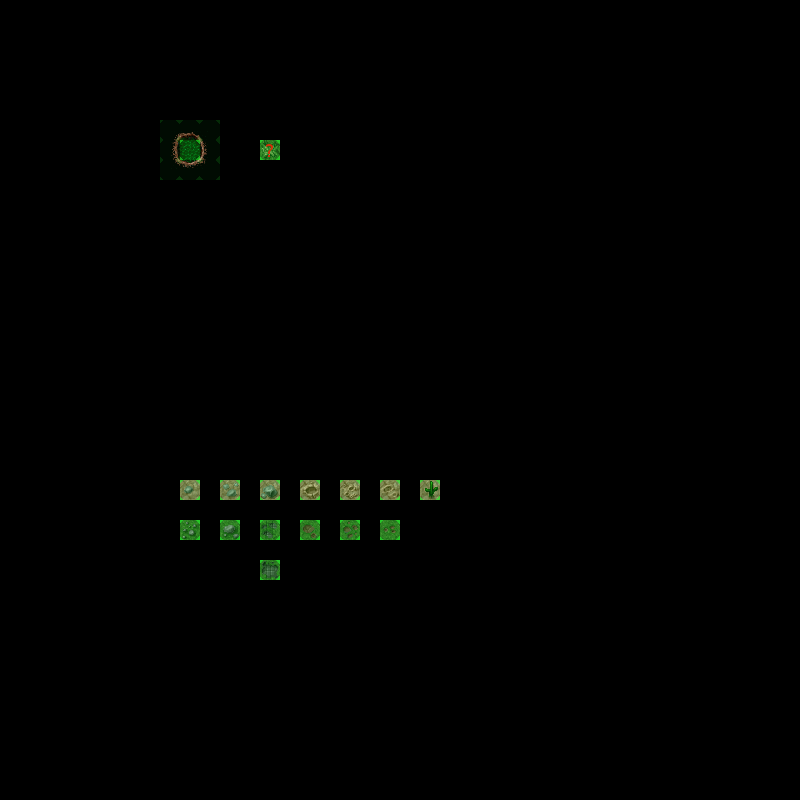

Tiled map render using the project's own tile images. Description and the map definition, with tile-layer contents summarised, below:
An orthogonal 40x40 tile map with 20x20 px tiles, 5 tile layers (output_Items, output_Ground, input_set, regions_output, ...), 29 tilesets.

<map version="1.0" orientation="orthogonal" renderorder="right-down" width="40" height="40" tilewidth="20" tileheight="20" nextobjectid="1">
 <tileset firstgid="1" name="Mountain" tilewidth="20" tileheight="20" tilecount="35" columns="7">
  <image source="../terrain/bitmaps/mountain.png" trans="008a76" width="140" height="100" />
  <tile id="7">
   <properties>
    <property name="small-rock" value="" />
   </properties>
  </tile>
  <tile id="8">
   <properties>
    <property name="small-rock" value="" />
   </properties>
  </tile>
  <tile id="9">
   <properties>
    <property name="small-rock" value="" />
   </properties>
  </tile>
  <tile id="21">
   <properties>
    <property name="large-rock" value="" />
   </properties>
  </tile>
  <tile id="22">
   <properties>
    <property name="large-rock" value="" />
   </properties>
  </tile>
  <tile id="28">
   <properties>
    <property name="large-rock" value="" />
   </properties>
  </tile>
  <tile id="29">
   <properties>
    <property name="large-rock" value="" />
   </properties>
  </tile>
 </tileset>
 <tileset firstgid="36" name="Snow" tilewidth="20" tileheight="20" tilecount="80" columns="8">
  <image source="../terrain/bitmaps/snow.png" trans="008a76" width="160" height="200" />
  <tile id="14">
   <properties>
    <property name="tree" value="" />
   </properties>
  </tile>
  <tile id="15">
   <properties>
    <property name="tree" value="" />
   </properties>
  </tile>
  <tile id="55">
   <properties>
    <property name="tree" value="" />
   </properties>
  </tile>
  <tile id="79">
   <properties>
    <property name="tree" value="" />
   </properties>
  </tile>
 </tileset>
 <tileset firstgid="116" name="Ice" tilewidth="20" tileheight="20" tilecount="10" columns="5">
  <image source="../terrain/bitmaps/ice.png" trans="008a76" width="100" height="40" />
  <tile id="9">
   <properties>
    <property name="water" value="" />
   </properties>
  </tile>
 </tileset>
 <tileset firstgid="126" source="../terrain/Long Grass.tsx" />
 <tileset firstgid="176" source="../terrain/Dirt.tsx" />
 <tileset firstgid="186" name="Shallow Water" tilewidth="20" tileheight="20" tilecount="6" columns="3">
  <image source="../terrain/bitmaps/shallowwater.png" trans="008a76" width="60" height="40" />
  <tile id="0">
   <properties>
    <property name="water" value="" />
   </properties>
  </tile>
 </tileset>
 <tileset firstgid="192" name="Water" tilewidth="20" tileheight="20" tilecount="1" columns="1">
  <image source="../terrain/bitmaps/water.png" trans="008a76" width="20" height="20" />
  <tile id="0">
   <properties>
    <property name="water" value="" />
   </properties>
  </tile>
 </tileset>
 <tileset firstgid="193" name="Deep Water" tilewidth="20" tileheight="20" tilecount="1" columns="1">
  <image source="../terrain/bitmaps/deepwater.png" trans="008a76" width="20" height="20" />
  <tile id="0">
   <properties>
    <property name="water" value="" />
   </properties>
  </tile>
 </tileset>
 <tileset firstgid="194" source="../ridges/Mountain Mountain - Hill.tsx" />
 <tileset firstgid="215" source="../ridges/Mountain Snow - Flat.tsx" />
 <tileset firstgid="236" source="../ridges/Snow Ice - Ridge.tsx" />
 <tileset firstgid="257" name="Ice ShallowWater - Ridge" tilewidth="20" tileheight="20" tilecount="21" columns="3">
  <image source="../ridges/bitmaps/ice2shallowwater_ridge.png" trans="008a76" width="60" height="140" />
  <tile id="0">
   <properties>
    <property name="cliff" value="" />
   </properties>
  </tile>
  <tile id="1">
   <properties>
    <property name="cliff" value="" />
   </properties>
  </tile>
  <tile id="2">
   <properties>
    <property name="cliff" value="" />
   </properties>
  </tile>
  <tile id="3">
   <properties>
    <property name="cliff" value="" />
   </properties>
  </tile>
  <tile id="5">
   <properties>
    <property name="cliff" value="" />
   </properties>
  </tile>
  <tile id="6">
   <properties>
    <property name="cliff" value="" />
   </properties>
  </tile>
  <tile id="7">
   <properties>
    <property name="cliff" value="" />
   </properties>
  </tile>
  <tile id="8">
   <properties>
    <property name="cliff" value="" />
   </properties>
  </tile>
  <tile id="12">
   <properties>
    <property name="cliff" value="" />
   </properties>
  </tile>
  <tile id="14">
   <properties>
    <property name="cliff" value="" />
   </properties>
  </tile>
  <tile id="18">
   <properties>
    <property name="cliff" value="" />
   </properties>
  </tile>
  <tile id="20">
   <properties>
    <property name="cliff" value="" />
   </properties>
  </tile>
 </tileset>
 <tileset firstgid="278" name="ShallowWater Water - Flat" tilewidth="20" tileheight="20" tilecount="21" columns="3">
  <image source="../ridges/bitmaps/shallowwater2water_flat.png" trans="008a76" width="60" height="140" />
  <tile id="0">
   <properties>
    <property name="water" value="" />
   </properties>
  </tile>
  <tile id="1">
   <properties>
    <property name="water" value="" />
   </properties>
  </tile>
  <tile id="2">
   <properties>
    <property name="water" value="" />
   </properties>
  </tile>
  <tile id="3">
   <properties>
    <property name="water" value="" />
   </properties>
  </tile>
  <tile id="5">
   <properties>
    <property name="water" value="" />
   </properties>
  </tile>
  <tile id="6">
   <properties>
    <property name="water" value="" />
   </properties>
  </tile>
  <tile id="7">
   <properties>
    <property name="water" value="" />
   </properties>
  </tile>
  <tile id="8">
   <properties>
    <property name="water" value="" />
   </properties>
  </tile>
  <tile id="12">
   <properties>
    <property name="water" value="" />
   </properties>
  </tile>
  <tile id="14">
   <properties>
    <property name="water" value="" />
   </properties>
  </tile>
  <tile id="18">
   <properties>
    <property name="water" value="" />
   </properties>
  </tile>
  <tile id="20">
   <properties>
    <property name="water" value="" />
   </properties>
  </tile>
 </tileset>
 <tileset firstgid="299" source="../ridges/Water DeepWater - Flat.tsx" />
 <tileset firstgid="320" source="../ridges/LongGrass ShallowWater - Ridge.tsx" />
 <tileset firstgid="350" source="../ridges/LongGrass Dirt - Flat.tsx" />
 <tileset firstgid="371" name="misc" tilewidth="20" tileheight="20" tilecount="18" columns="3">
  <image source="../bitmaps/misc.png" width="79" height="120" />
  <tile id="4">
   <properties>
    <property name="res_pool" value="" />
   </properties>
  </tile>
 </tileset>
 <tileset firstgid="389" name="Ice Ice - Flat" tilewidth="20" tileheight="20" tilecount="21" columns="3">
  <image source="../ridges/bitmaps/ice2ice_flat.png" trans="008a76" width="60" height="140" />
  <tile id="0">
   <properties>
    <property name="cliff-soft" value="" />
   </properties>
  </tile>
  <tile id="1">
   <properties>
    <property name="cliff-soft" value="" />
   </properties>
  </tile>
  <tile id="2">
   <properties>
    <property name="cliff-soft" value="" />
   </properties>
  </tile>
  <tile id="3">
   <properties>
    <property name="cliff-soft" value="" />
   </properties>
  </tile>
  <tile id="5">
   <properties>
    <property name="cliff-soft" value="" />
   </properties>
  </tile>
  <tile id="6">
   <properties>
    <property name="cliff-soft" value="" />
   </properties>
  </tile>
  <tile id="7">
   <properties>
    <property name="cliff-soft" value="" />
   </properties>
  </tile>
  <tile id="8">
   <properties>
    <property name="cliff-soft" value="" />
   </properties>
  </tile>
  <tile id="12">
   <properties>
    <property name="cliff-soft" value="" />
   </properties>
  </tile>
  <tile id="14">
   <properties>
    <property name="cliff-soft" value="" />
   </properties>
  </tile>
  <tile id="18">
   <properties>
    <property name="cliff-soft" value="" />
   </properties>
  </tile>
  <tile id="20">
   <properties>
    <property name="cliff-soft" value="" />
   </properties>
  </tile>
 </tileset>
 <tileset firstgid="410" name="Ice ShallowWater - Broken" tilewidth="20" tileheight="20" tilecount="21" columns="3">
  <image source="../ridges/bitmaps/ice2shallowwater_broken.png" trans="008a76" width="60" height="140" />
  <tile id="0">
   <properties>
    <property name="cliff-soft" value="" />
   </properties>
  </tile>
  <tile id="1">
   <properties>
    <property name="cliff-soft" value="" />
   </properties>
  </tile>
  <tile id="2">
   <properties>
    <property name="cliff-soft" value="" />
   </properties>
  </tile>
  <tile id="3">
   <properties>
    <property name="cliff-soft" value="" />
   </properties>
  </tile>
  <tile id="5">
   <properties>
    <property name="cliff-soft" value="" />
   </properties>
  </tile>
  <tile id="6">
   <properties>
    <property name="cliff-soft" value="" />
   </properties>
  </tile>
  <tile id="7">
   <properties>
    <property name="cliff-soft" value="" />
   </properties>
  </tile>
  <tile id="8">
   <properties>
    <property name="cliff-soft" value="" />
   </properties>
  </tile>
  <tile id="12">
   <properties>
    <property name="cliff-soft" value="" />
   </properties>
  </tile>
  <tile id="14">
   <properties>
    <property name="cliff-soft" value="" />
   </properties>
  </tile>
  <tile id="18">
   <properties>
    <property name="cliff-soft" value="" />
   </properties>
  </tile>
  <tile id="20">
   <properties>
    <property name="cliff-soft" value="" />
   </properties>
  </tile>
 </tileset>
 <tileset firstgid="431" source="../ridges/Dirt ShalowWater - Ridge.tsx" />
 <tileset firstgid="452" source="../ridges/Mountain ShallowWater - Ridge.tsx" />
 <tileset firstgid="467" source="../ridges/Sand ShallowWater - Ridge.tsx" />
 <tileset firstgid="488" source="../ridges/Snow Snow - ridge.tsx" />
 <tileset firstgid="509" source="../units.tsx" />
 <tileset firstgid="770" name="Sand" tilewidth="20" tileheight="20" tilecount="42" columns="7">
  <image source="../terrain/bitmaps/sand.png" trans="008a76" width="140" height="120" />
  <tile id="28">
   <properties>
    <property name="large-rock" value="" />
   </properties>
  </tile>
  <tile id="29">
   <properties>
    <property name="large-rock" value="" />
   </properties>
  </tile>
  <tile id="31">
   <properties>
    <property name="large-rock" value="" />
   </properties>
  </tile>
  <tile id="35">
   <properties>
    <property name="large-rock" value="" />
   </properties>
  </tile>
  <tile id="36">
   <properties>
    <property name="large-rock" value="" />
   </properties>
  </tile>
  <tile id="38">
   <properties>
    <property name="large-rock" value="" />
   </properties>
  </tile>
  <tile id="40">
   <properties>
    <property name="large-rock" value="" />
   </properties>
  </tile>
 </tileset>
 <tileset firstgid="812" source="../ridges/LongGrass ShallowWater - Flat.tsx" />
 <tileset firstgid="833" source="../ridges/Mountain LongGrass - Flat.tsx" />
 <tileset firstgid="854" source="../ridges/Mountain Sand - Flat.tsx" />
 <tileset firstgid="875" source="../terrain/Sand.tsx" />
 <layer name="output_Items" width="40" height="40">
  <data>[1600 cells, 10 non-empty, 10 distinct tile ids]</data>
 </layer>
 <layer name="output_Ground" width="40" height="40">
  <data>[1600 cells, 16 non-empty, 15 distinct tile ids]</data>
 </layer>
 <layer name="input_set" width="40" height="40">
  <data>[1600 cells, 16 non-empty, 16 distinct tile ids]</data>
 </layer>
 <layer name="regions_output" width="40" height="40" opacity="0.17">
  <data>[1600 cells, 24 non-empty, 1 distinct tile ids]</data>
 </layer>
 <layer name="regions_input" width="40" height="40" opacity="0.56">
  <data>[1600 cells, 16 non-empty, 1 distinct tile ids]</data>
 </layer>
</map>
